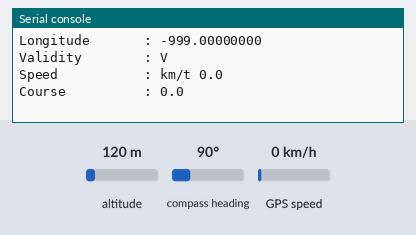
Simulated run of this program. Board: ESP32 board running MicroPython. Parts: the last lines printed to the serial console. Inputs (shaded band) come from the test bench; at power-on: compass heading 90°, GPS speed 0 km/h, altitude 120 m. The GPS gets a fix after 3 s at 37.7749, -122.4194 with 8 satellites.

Above: at 1.2 s.
1.3 s: compass heading set to 7°
At 4.0 s:
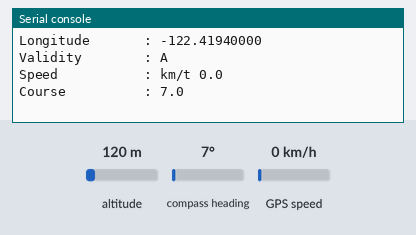
4.6 s: GPS speed set to 2 km/h
At 5.9 s:
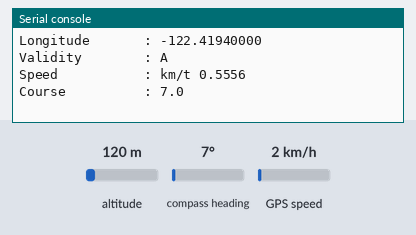
6.2 s: compass heading set to 90°
At 8.0 s:
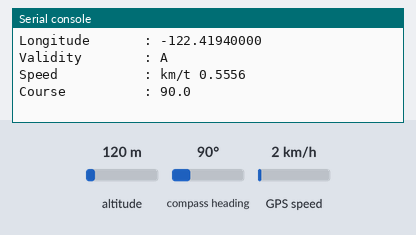
Timing chart, 0 to 9.5 s (numbered marks = the images above; inputs shaded):
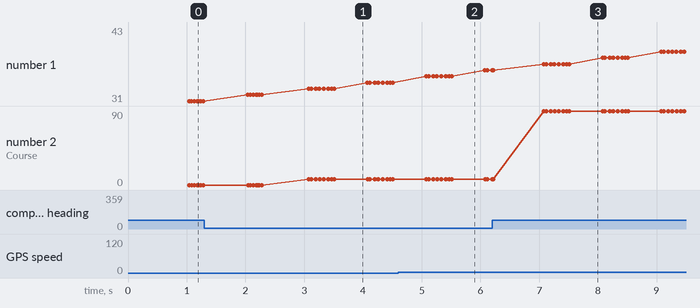

Measured:
- after the input at 1.3 s, the serial console: prints a new line after 1.8 s (image 1)
- after the input at 4.6 s, the serial console: prints a new line after 0.48 s (image 2)
- after the input at 6.2 s, the serial console: prints a new line after 0.88 s (image 3)
- plotted number 2: 0 → 7 after the input at 1.3 s, 7 → 90 after the input at 6.2 s

The program:

main_gps_mini.py
```python
# GPS program
from machine import UART
from gps_simple import GPS_SIMPLE
#########################################################################
# CONFIGURATION
gps_port = 2                                 # ESP32 UART port, Educaboard ESP32 default UART port
gps_speed = 9600                             # UART speed, defauls u-blox speed
#########################################################################
# OBJECTS
uart = UART(gps_port, gps_speed)             # UART object creation
gps = GPS_SIMPLE(uart)                      # GPS object creation
#########################################################################
# PROGRAM
while True:
    if gps.receive_nmea_data():
        print(f"UTC YYYY-MM-DD  : {gps.get_utc_year()}-{gps.get_utc_month():02d}-{gps.get_utc_day():02d}")
        print(f"UTC HH:MM:SS    : {gps.get_utc_hours()}:{gps.get_utc_minutes():02d}:{gps.get_utc_seconds():02d}")
        print(f"Latitude        : {gps.get_latitude():.8f}")
        print(f"Longitude       : {gps.get_longitude():.8f}")
        print(f"Validity        : {gps.get_validity()}")
        print(f"Speed           : km/t {gps.get_speed()}")
        print(f"Course          : {gps.get_course():.1f}\n")
```

gps_simple.py
```python
# A simple GPS library parsing the $GPGGA, $GPRMC and $GPZDA
# Developed on u-blox NEO-7M, milliseconds are not parsed
#
# Initialize parameters
#    UART number
#    Use all NMEA frames or not
#
# Available functions
#    get_utc_month()
#    get_utc_day()
#    get_utc_hours()
#    get_utc_minutes()
#    get_utc_seconds()
#
#    get_latitude()
#    get_longitude()
#    get_altitude()
#
#    get_fix_quality()
#    get_satellites()
#    get_hdop()
#    get_validity()
#
#    get_speed(unit)
#    get_course()
#
#    get_frames_received()
#    clear_frames_received()
#
#    get_latest_frame()
#
#    write(string)
#    receive_nmea_data(echo)

# Helper functions: Converts NMEA lat/long string to decimal degrees
def __nmea2deg(string, quadrant):      # e.g. 1234.5678
    l_f = float(string)                # Convert the input string to a float
    l_i = int(l_f / 100)               # Get the degrees part
    l_d = (l_f - l_i * 100) / 60.0     # Convert the remainder to decimal degrees
    deg = l_i + l_d                    # Put the parts together
    if quadrant == 'S' or quadrant == 'W': # If south or west make the value negative
        deg = -deg
    return deg


def check_nmea_frame(string):

    string = string.strip()
    chk_sum_str = string[len(string) - 2:]
    frame_data = string[1:len(string) - 3]

    chk_sum = 0
    for ch in frame_data:
       chk_sum ^= ord(ch)

    if chk_sum == int(chk_sum_str, 16):
       return True

    return False


class GPS_SIMPLE:
    __nmea_buffer = ""                 # NMEA receive buffer

    __utc_year = 0                     # UTC
    __utc_month = 0
    __utc_day = 0
    __utc_hours = 0
    __utc_minutes = 0
    __utc_seconds = 0

    __latitude = -999.0                # Decimal degrees
    __longitude = -999.0               # Decimal degrees
    __altitude = 0.0                   # in m

    __validity = "V"                   # Void
    __fix_quality = 0                  # 0: invalid, 1: GPS, 2: DGPS
    __satellites = 0
    __hdop = 0.0

    __speed = 0.0
    __course = 0.0

    __latest_frame = ""
    __frames_received = 0              # May be queried to find out if even invalid frames have been received
                                       # GGA = 0x0001, RMC = 0x0002 and ZDA = 0x0004, see other bits below

    def __init__(self, uart, all_nmea = False):
        self.uart = uart
        self.all_nmea = all_nmea

        # Enable relevant and wanted NMEA frames
        uart.write("$PUBX,40,GGA,1,1,1,0*5B\n")     # Make sure the $GPGGA, $GPRMC and $GPZDA are always enabled
        uart.write("$PUBX,40,RMC,1,1,1,0*46\n")
        uart.write("$PUBX,40,ZDA,1,1,1,0*45\n")

        if self.all_nmea == True:
            uart.write("$PUBX,40,GLL,1,1,1,0*5D\n") # Enable the rest of the NMEA frames, 0x0008
            uart.write("$PUBX,40,GRS,1,1,1,0*5C\n") # 0x0010
            uart.write("$PUBX,40,GSA,1,1,1,0*4F\n") # 0x0020
            uart.write("$PUBX,40,GST,1,1,1,0*5A\n") # 0x0040
            uart.write("$PUBX,40,GSV,1,1,1,0*58\n") # 0x0080
            uart.write("$PUBX,40,VTG,1,1,1,0*5F\n") # 0x0100
        else:
            uart.write("$PUBX,40,GLL,0,0,0,0*5C\n") # Disable all but the $GPGGA, $GPRMC and $GPZDA frames
            uart.write("$PUBX,40,GRS,0,0,0,0*5D\n")
            uart.write("$PUBX,40,GSA,0,0,0,0*4E\n")
            uart.write("$PUBX,40,GST,0,0,0,0*5B\n")
            uart.write("$PUBX,40,GSV,0,0,0,0*59\n")
            uart.write("$PUBX,40,VTG,0,0,0,0*5E\n")

        self.__frames_received = 0     # Clear frames received just in case some frames were received before initialization was completed


    def __parse_nmea_frame(self, string):# Change to parse all relevant frames: http://aprs.gids.nl/nmea/, no checksum validation

        if check_nmea_frame(string) == True:# Validate the frame against the checksum

            subframe = string.split(',')   # Split the NMEA frame into parts

            # Parse $GPGGA
            if subframe[0] == "$GPGGA":    # $GPGGA,205019.00,5449.69634,N,01156.28487,E,1,12,0.98,29.3,M,39.7,M,,*6B
                self.__frames_received |= 0x0001 # Set the frame ID bit

                # UTC hours, minutes and seconds
                if len(subframe[1]) > 5:
                    self.__utc_hours = int(subframe[1][0:2])
                    self.__utc_minutes = int(subframe[1][2:4])
                    self.__utc_seconds = int(subframe[1][4:6])

                # Latitude
                if len(subframe[2]) > 0 and len(subframe[3]) > 0:
                    self.__latitude = __nmea2deg(subframe[2], subframe[3])

                # Longitude
                if len(subframe[4]) > 0 and len(subframe[5]) > 0:
                    self.__longitude = __nmea2deg(subframe[4], subframe[5])

                # Fix quality, higher is better
                if len(subframe[6]) > 0:
                    self.__fix_quality = int(subframe[6])

                # Number of satellites, higher is better
                if len(subframe[7]) > 0:
                    self.__satellites = int(subframe[7])

                # HDOP, less is better
                if len(subframe[8]) > 0:
                    self.__hdop = float(subframe[8])

                # Altitude
                if len(subframe[9]) > 0:
                    self.__altitude = float(subframe[9])


            # Parse $GPRMC
            elif subframe[0] == "$GPRMC":  # $GPRMC,081836.00,A,3751.65,S,14507.36,E,000.0,360.0,130998,011.3,E*62
                self.__frames_received |= 0x0002 # Set the frame ID bit

                # UTC hours, minutes and seconds
                if len(subframe[1]) > 5:
                    self.__utc_hours = int(subframe[1][0:2])
                    self.__utc_minutes = int(subframe[1][2:4])
                    self.__utc_seconds = int(subframe[1][4:6])

                # Validity
                if len(subframe[2]) > 0:
                    self.__validity = subframe[2]

                # Latitude
                if len(subframe[3]) > 0 and len(subframe[4]) > 0:
                    self.__latitude = __nmea2deg(subframe[3], subframe[4])

                # Longitude
                if len(subframe[5]) > 0 and len(subframe[6]) > 0:
                    self.__longitude = __nmea2deg(subframe[5], subframe[6])

                # Speed, m/s
                if len(subframe[7]) > 0:
                    self.__speed = float(subframe[7])

                # Course, °
                if len(subframe[8]) > 0:
                    self.__course = float(subframe[8])

                # UTC year, month, day
                if len(subframe[9]) > 5:
                    self.__utc_day = int(subframe[9][0:2])
                    self.__utc_month = int(subframe[9][2:4])
                    self.__utc_year = 2000 + int(subframe[9][4:6])


            # Parse $GPZDA
            elif subframe[0] == "$GPZDA":  # $GPZDA,143042.00,25,08,2005,,*6E
                self.__frames_received |= 0x0004 # Set the frame ID bit

                # UTC hours, minutes and seconds
                if len(subframe[1]) > 5:
                    self.__utc_hours = int(subframe[1][0:2])
                    self.__utc_minutes = int(subframe[1][2:4])
                    self.__utc_seconds = int(subframe[1][4:6])

                # UTC day
                if len(subframe[2]) > 0:
                    self.__utc_day = int(subframe[2])

                # UTC month
                if len(subframe[3]) > 0:
                    self.__utc_month = int(subframe[3])

                # UTC year
                if len(subframe[4]) > 0:
                    self.__utc_year = int(subframe[4])


            # Check if other frames are received and if so set the frame ID bit
            elif subframe[0] == "$GPGLL":
                self.__frames_received |= 0x0008 # Set the frame ID bit
            elif subframe[0] == "$GPGRS":
                self.__frames_received |= 0x0010 # Set the frame ID bit
            elif subframe[0] == "$GPGSA":
                self.__frames_received |= 0x0020 # Set the frame ID bit
            elif subframe[0] == "$GPGST":
                self.__frames_received |= 0x0040 # Set the frame ID bit
            elif subframe[0] == "$GPGSV":
                self.__frames_received |= 0x0080 # Set the frame ID bit
            elif subframe[0] == "$GPVTG":
                self.__frames_received |= 0x0100 # Set the frame ID bit


    # Get the UTC year
    def get_utc_year(self):
        return self.__utc_year


    # Get the UTC month
    def get_utc_month(self):
        return self.__utc_month


    # Get the UTC day
    def get_utc_day(self):
        return self.__utc_day


    # Get the UTC hours
    def get_utc_hours(self):
        return self.__utc_hours


    # Get the UTC minutes
    def get_utc_minutes(self):
        return self.__utc_minutes


    # Get the UTC seconds
    def get_utc_seconds(self):
        return self.__utc_seconds


    # Get the latitude, decimal degrees
    def get_latitude(self):
        return self.__latitude


    # Get the longitude, decimal degrees
    def get_longitude(self):
        return self.__longitude


    # Get the fix quality
    def get_fix_quality(self):
        return self.__fix_quality


    # Get the number of satellites used
    def get_satellites(self):
        return self.__satellites


    # Get the HDOP, lower value is better
    def get_hdop(self):
        return self.__hdop


    # Get the altitude, m
    def get_altitude(self):
        return self.__altitude

    # Get the validity of the signal
    def get_validity(self):
        return self.__validity


    # Get the speed, where unit controls which unit the speed is returned in
    def get_speed(self, unit = 0):
        if unit == 0:
            speed = self.__speed * 1852 / 3600 # m/s
        elif unit == 1:
            speed = self.__speed * 1.852       # km/s
        elif unit == 2:
            speed = self.__speed * 1.15077945  # miles/h, approx
        elif unit == 3:
            speed = self.__speed * 1.687810    # feet/s, approx
        elif unit == 4:
            speed = self.__speed               # knots
        else:
            speed = -1                         # illegal unit
        return speed


    # Get the course
    def get_course(self):
        return self.__course


    # Get the latest frame received
    def get_latest_frame(self):
        return self.__latest_frame


    # Get the bitmask of the NMEA frames received
    def get_frames_received(self):
        return self.__frames_received


    # Clear the received frames flags. See above which bit represent which frame
    def clear_frames_received(self):
        self.__frames_received = 0


    # Write a command string to the GPS receiver
    def write(self, string):
        self.uart.write(string, end = '')
        return


    # The receiver funtion, call at least once per second
    def receive_nmea_data(self, echo = False): # Returns true if data was parsed, otherwise false
        self.__nmea_buffer

        if self.uart.any() > 0:
            string = self.uart.readline() # Collect incoming chars
            try:
                self.__nmea_buffer += string.decode("ascii")  # "utf-8" UART returns bytes. They have to be conv. to chars/a string
                if "\n" in self.__nmea_buffer:
                    if echo:
                        print(self.__nmea_buffer, end = '')   # Echo the received frame
                    self.__parse_nmea_frame(self.__nmea_buffer)
                    self.__latest_frame = self.__nmea_buffer
                    self.__nmea_buffer = ""
                    return True
            except:                    # Only happen when the first partial frame is received. No need to cause any alarm
                None                   # The problem is in the decode() MicroPython implementation

        return False


# EOF ##################################################################
```
